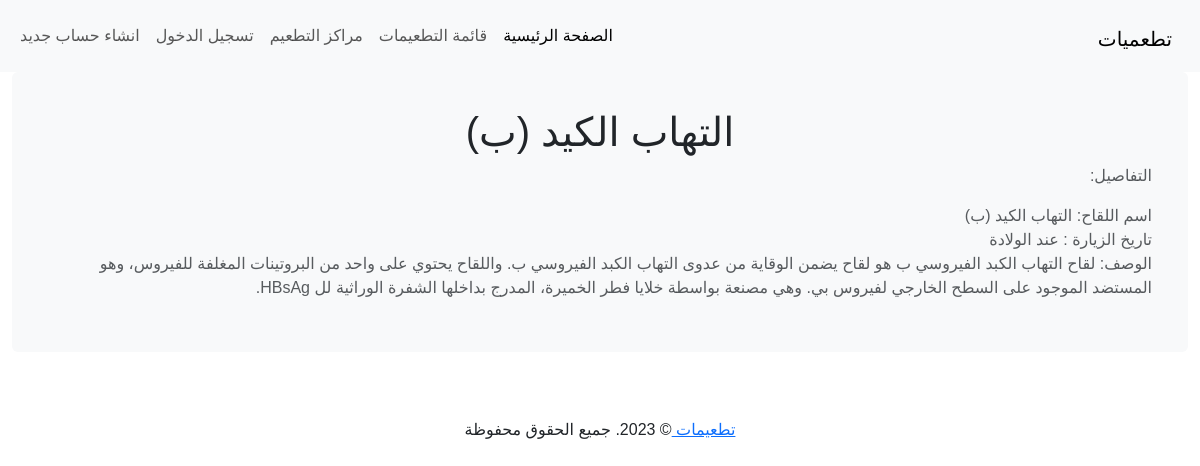
Page /10/ on the committed database.
### vaccines/models.py (models this page shows, shortened)
class Vaccine(models.Model):
    name = models.CharField(max_length=100)
    description = models.TextField()
    visit = models.CharField(max_length=250, null=True)

### vaccines/views.py (the view)
# urls.py: path('<int:vaccine_id>/', views.vaccine_detail, name='vaccine_detail'),
def vaccine_detail(request, vaccine_id):
    vaccine = get_object_or_404(Vaccine, pk=vaccine_id)
    context = {'vaccine': vaccine}
    return render(request, 'vaccines/vaccine_detail.html', context)

### vaccines/templates/vaccines/vaccine_detail.html
{% extends 'base.html' %}
{% block content %}
  <div class="container-fluid">
    <div class="card bg-light mb-4">
      <div class="card-body">
        <h1 class="text-center">{{ vaccine.name }}</h1>
        <p class="text-right text-muted">التفاصيل:</p>
        <ul class="list-unstyled">
          <li class="text-right text-muted"> اسم اللقاح: {{ vaccine.name }}</li>
          <li class="text-right text-muted">تاريخ الزيارة : {{ vaccine.visit }}</li>
          <li class="text-right text-muted">الوصف: {{ vaccine.description }}</li>
        </ul>
      </div>
    </div>
  </div>
{% endblock %}

### static/css/style.css (style rules this page uses)
* { padding: 0; margin: 0; box-sizing: border-box; }
html, body { height: 100%; }
body { font-family: 'Roboto', sans-serif; background-color: #FFF; }
::placeholder { font-size:14px; letter-spacing:0.5px; }
* { margin: 0; padding: 0; box-sizing: border-box; font-family: 'Poppins',sans-serif; }
.card { padding: 20px; background-color: #f4f4f4a3 ; border: none; }

### rows in the picture
Vaccine: name "التهاب الكيد (ب)", visit "عند الولادة", description "لقاح التهاب الكبد الفيروسي ب هو لقاح يضمن الوقاية من عدوى التهاب الكبد الفيروسي ب. واللقاح يحتوي على واحد من البروتينات المغلفة للفيروس، وهو المستضد الموجود على السطح الخارجي لفيروس بي. وهي مصنعة بواسطة خلايا فطر الخميرة، المدرج بداخلها الشفرة الوراثية لل HBsAg."
